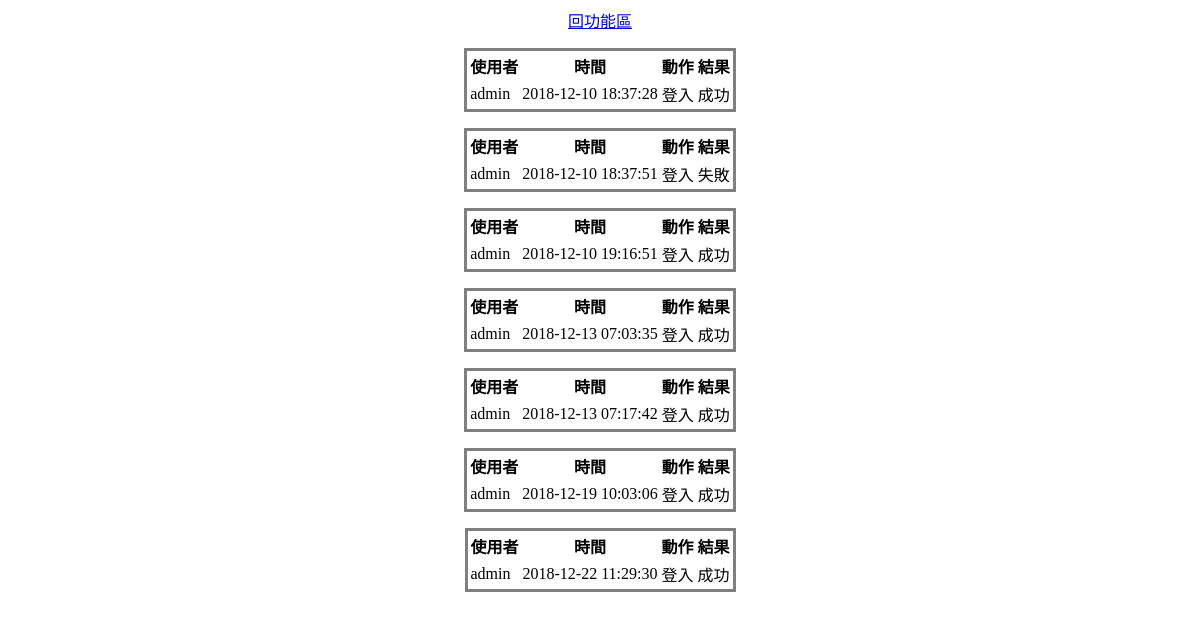
The page /user/ActionList.php on the database as committed earlier.
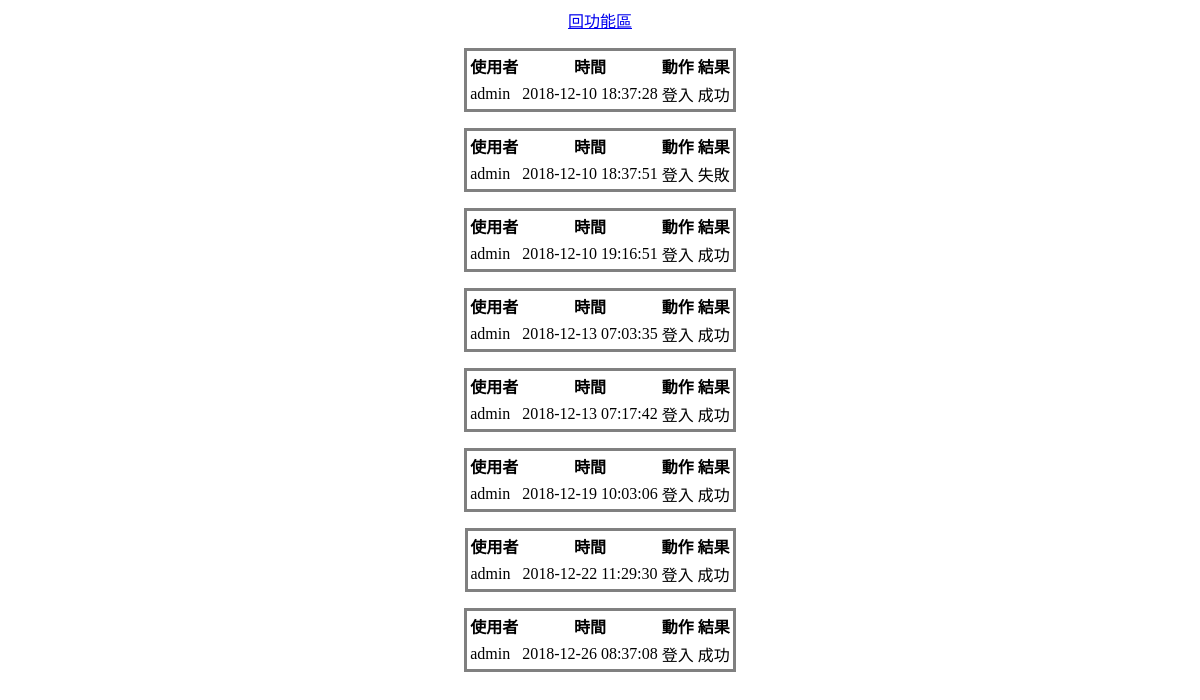
The same page on the database as committed later.
### tables this page shows
CREATE TABLE `records` (
  `id` int(11) NOT NULL,
  `user` varchar(255) NOT NULL,
  `time` varchar(255) NOT NULL,
  `result` varchar(255) NOT NULL,
  `action` varchar(255) NOT NULL
);

### user/ActionList.php (the view, shortened to what this page needs)
<!DOCTYPE html>
<html lang="en">
<head>
</head>
<div align="center">
    <a href="member.php">回功能區</a>
</div>
<p>
<?php
    include_once('link.php');
    $sql = $db->prepare('select * from records');
    $sql->execute();
    while($row =  $sql->fetch(PDO::FETCH_ASSOC)){
?>
<body>
    <div align="center">
        <table>
            <tr>
                <th>使用者</th>
                <th>時間</th>
                <th>動作</th>
                <th>結果</th>
            </tr>
            <tr>
                <td><?php echo $row['user']; ?></td>
                <td><?php echo $row['time']; ?></td>
                <td><?php echo $row['action']; ?></td>
                <td><?php echo $row['result']; ?></td>
            </tr>
        </table>
    </div>
</body>
<?php
    }
?>
</html>

### user/ActionList.php (style rules this page uses)
table { border-style: solid; width:auto; height:auto; }

Rows that differ between the two databases and show on the page:
added records: user "admin", time "2018-12-26 08:37:08", action "登入", result "成功"
